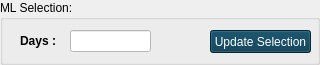
             <widget class="QGroupBox" name="cleaning_groupBox_2">
              <property name="minimumSize">
               <size>
                <width>0</width>
                <height>65</height>
               </size>
              </property>
              <property name="maximumSize">
               <size>
                <width>16777215</width>
                <height>65</height>
               </size>
              </property>
              <property name="sizeIncrement">
               <size>
                <width>0</width>
                <height>65</height>
               </size>
              </property>
              <property name="title">
               <string>ML Selection:</string>
              </property>
              <widget class="QPushButton" name="editor_mlupdate_pushButton">
               <property name="geometry">
                <rect>
                 <x>210</x>
                 <y>30</y>
                 <width>101</width>
                 <height>23</height>
                </rect>
               </property>
               <property name="styleSheet">
                <string notr="true">QPushButton{
background-color: rgb(0, 53, 77);
color: white;
}

QPushButton:hover{
background-color: rgb(0, 110, 157);
}</string>
               </property>
               <property name="text">
                <string>Update Selection</string>
               </property>
              </widget>
              <widget class="QLineEdit" name="ml_lineEdit">
               <property name="geometry">
                <rect>
                 <x>70</x>
                 <y>30</y>
                 <width>81</width>
                 <height>22</height>
                </rect>
               </property>
               <property name="palette">
                <palette>
                 <active>
                  <colorrole role="WindowText">
                   <brush brushstyle="SolidPattern">
                    <color alpha="255">
                     <red>0</red>
                     <green>0</green>
                     <blue>0</blue>
                    </color>
                   </brush>
                  </colorrole>
                  <colorrole role="Button">
                   <brush brushstyle="SolidPattern">
                    <color alpha="255">
                     <red>255</red>
                     <green>255</green>
                     <blue>255</blue>
                    </color>
                   </brush>
                  </colorrole>
                  <colorrole role="Text">
                   <brush brushstyle="SolidPattern">
                    <color alpha="255">
                     <red>0</red>
                     <green>0</green>
                     <blue>0</blue>
                    </color>
                   </brush>
                  </colorrole>
                  <colorrole role="Base">
                   <brush brushstyle="SolidPattern">
                    <color alpha="255">
                     <red>255</red>
                     <green>255</green>
                     <blue>255</blue>
                    </color>
                   </brush>
                  </colorrole>
                  <colorrole role="Window">
                   <brush brushstyle="SolidPattern">
                    <color alpha="255">
                     <red>255</red>
                     <green>255</green>
                     <blue>255</blue>
                    </color>
                   </brush>
                  </colorrole>
                  <colorrole role="ToolTipText">
                   <brush brushstyle="SolidPattern">
                    <color alpha="255">
                     <red>0</red>
                     <green>0</green>
                     <blue>0</blue>
                    </color>
                   </brush>
                  </colorrole>
                  <colorrole role="PlaceholderText">
                   <brush brushstyle="NoBrush">
                    <color alpha="128">
                     <red>0</red>
                     <green>0</green>
                     <blue>0</blue>
                    </color>
                   </brush>
                  </colorrole>
                 </active>
                 <inactive>
                  <colorrole role="WindowText">
                   <brush brushstyle="SolidPattern">
                    <color alpha="255">
                     <red>0</red>
                     <green>0</green>
                     <blue>0</blue>
                    </color>
                   </brush>
                  </colorrole>
                  <colorrole role="Button">
                   <brush brushstyle="SolidPattern">
                    <color alpha="255">
                     <red>255</red>
                     <green>255</green>
                     <blue>255</blue>
                    </color>
                   </brush>
                  </colorrole>
                  <colorrole role="Text">
                   <brush brushstyle="SolidPattern">
                    <color alpha="255">
                     <red>0</red>
                     <green>0</green>
                     <blue>0</blue>
                    </color>
                   </brush>
                  </colorrole>
                  <colorrole role="Base">
                   <brush brushstyle="SolidPattern">
                    <color alpha="255">
                     <red>255</red>
                     <green>255</green>
                     <blue>255</blue>
                    </color>
                   </brush>
                  </colorrole>
                  <colorrole role="Window">
                   <brush brushstyle="SolidPattern">
                    <color alpha="255">
                     <red>255</red>
                     <green>255</green>
                     <blue>255</blue>
                    </color>
                   </brush>
                  </colorrole>
                  <colorrole role="ToolTipText">
                   <brush brushstyle="SolidPattern">
                    <color alpha="255">
                     <red>0</red>
                     <green>0</green>
                     <blue>0</blue>
                    </color>
                   </brush>
                  </colorrole>
                  <colorrole role="PlaceholderText">
                   <brush brushstyle="NoBrush">
                    <color alpha="128">
                     <red>0</red>
                     <green>0</green>
                     <blue>0</blue>
                    </color>
                   </brush>
                  </colorrole>
                 </inactive>
                 <disabled>
                  <colorrole role="WindowText">
                   <brush brushstyle="SolidPattern">
                    <color alpha="255">
                     <red>120</red>
                     <green>120</green>
                     <blue>120</blue>
                    </color>
                   </brush>
                  </colorrole>
                  <colorrole role="Button">
                   <brush brushstyle="SolidPattern">
                    <color alpha="255">
                     <red>255</red>
                     <green>255</green>
                     <blue>255</blue>
                    </color>
                   </brush>
                  </colorrole>
                  <colorrole role="Text">
                   <brush brushstyle="SolidPattern">
                    <color alpha="255">
                     <red>120</red>
                     <green>120</green>
                     <blue>120</blue>
                    </color>
                   </brush>
                  </colorrole>
                  <colorrole role="Base">
                   <brush brushstyle="SolidPattern">
                    <color alpha="255">
                     <red>255</red>
                     <green>255</green>
                     <blue>255</blue>
                    </color>
                   </brush>
                  </colorrole>
                  <colorrole role="Window">
                   <brush brushstyle="SolidPattern">
                    <color alpha="255">
                     <red>255</red>
                     <green>255</green>
                     <blue>255</blue>
                    </color>
                   </brush>
                  </colorrole>
                  <colorrole role="ToolTipText">
                   <brush brushstyle="SolidPattern">
                    <color alpha="255">
                     <red>0</red>
                     <green>0</green>
                     <blue>0</blue>
                    </color>
                   </brush>
                  </colorrole>
                  <colorrole role="PlaceholderText">
                   <brush brushstyle="NoBrush">
                    <color alpha="128">
                     <red>0</red>
                     <green>0</green>
                     <blue>0</blue>
                    </color>
                   </brush>
                  </colorrole>
                 </disabled>
                </palette>
               </property>
               <property name="alignment">
                <set>Qt::AlignCenter</set>
               </property>
               <property name="readOnly">
                <bool>true</bool>
               </property>
              </widget>
              <widget class="QLabel" name="editor_weekday_label_3">
               <property name="geometry">
                <rect>
                 <x>20</x>
                 <y>30</y>
                 <width>41</width>
                 <height>22</height>
                </rect>
               </property>
               <property name="font">
                <font>
                 <weight>75</weight>
                 <bold>true</bold>
                </font>
               </property>
               <property name="text">
                <string>Days :</string>
               </property>
              </widget>
             </widget>
